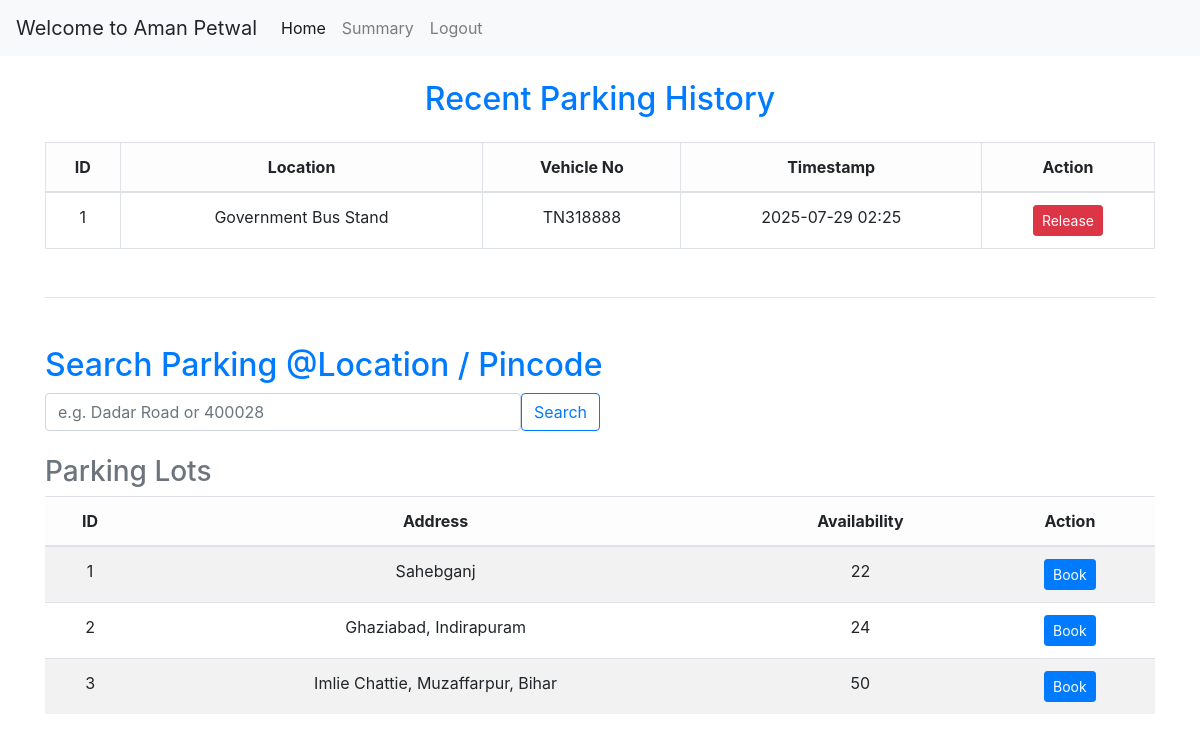
Page /user/dashboard (signed in) on the earlier database version.
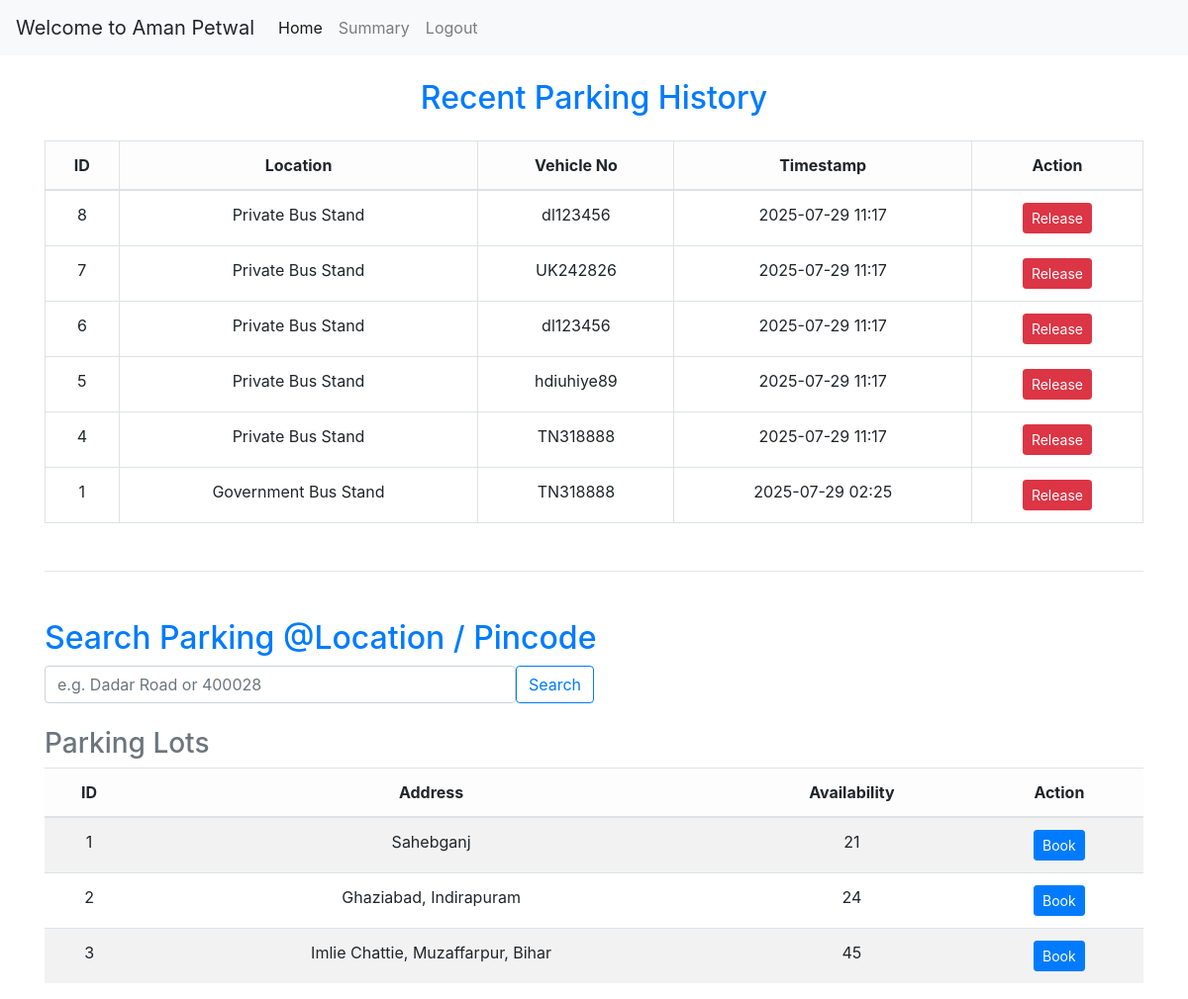
Same page on the later database version.
### app.py (models this page shows, shortened)
class User(UserMixin, db.Model):
    __tablename__='user'
    id = db.Column(db.Integer, primary_key=True)
    username = db.Column(db.String(50), unique = True, nullable = False)
    passhash = db.Column(db.String(100), nullable = False)
    fullname = db.Column(db.String(50), nullable = False)
    address = db.Column(db.String(200), nullable = False)
    pincode = db.Column(db.Integer, nullable = False)
    is_admin = db.Column(db.Boolean, nullable = False, default = False)
    @property
    def password(self):
        raise AttributeError("password is not an readable attribute")

class Parking_Lot(db.Model):
    __tablename__='parking_lot'
    id = db.Column(db.Integer, primary_key=True)
    prime_location_name = db.Column(db.String(200), nullable = False)
    price = db.Column(db.Float, nullable = False)
    address = db.Column(db.String(200), nullable = False)
    pincode = db.Column(db.Integer, nullable = False)
    maximum_no_of_spots = db.Column(db.Integer, nullable = False)
    spots = db.relationship('Parking_Spot', backref = 'parkinglot',lazy = True, cascade="all, delete-orphan")

class Reservation(db.Model):
    __tablename__='reservation'
    id = db.Column(db.Integer, primary_key=True)
    user_id = db.Column(db.Integer, db.ForeignKey('user.id'), nullable = False)
    spot_id = db.Column(db.Integer, db.ForeignKey('parking_spot.id'), nullable = False)
    vehicle_no = db.Column(db.String(12), nullable = False)
    start_time = db.Column(db.DateTime, nullable = False)
    end_time = db.Column(db.DateTime)
    parking_cost = db.Column(db.Float)

### app.py (the view)
@app.route('/user/dashboard')
@login_required
def user_dashboard():
    if current_user.is_admin:
        flash("Unauthorized Access")
        return redirect('/login')
    search_query = request.args.get('search', '').strip()
    if search_query:
        if search_query.isdigit():
            parking_lots = Parking_Lot.query.filter_by(pincode=int(search_query)).all()
        else:
            parking_lots = Parking_Lot.query.filter(
                Parking_Lot.prime_location_name.ilike(f"%{search_query}%")
            ).all()
    else:
        parking_lots = Parking_Lot.query.all()
    reservations = Reservation.query.filter_by(user_id=current_user.id)\
        .order_by(Reservation.start_time.desc()).all()
    user_reservations = []
    for res in reservations:
        spot = Parking_Spot.query.get(res.spot_id)
        lot = Parking_Lot.query.get(spot.lot_id)
        user_reservations.append({
            "id": res.id,
            "vehicle_no": res.vehicle_no,
            "start_time": res.start_time,
            "end_time": res.end_time,
            "parking_cost": res.parking_cost,
            "location_name": lot.prime_location_name
        })
    return render_template(
        'user_dashboard.html',
        parking_lots=parking_lots,
        user=current_user,
        reservations=user_reservations
    )

### app.py (called while the page is built)
@login_manager.user_loader
def load_user(user_id):
    return User.query.get(int(user_id))

### templates/user_dashboard.html (shortened to what this page needs)
{% extends "layout.html" %}
{% block content %}
{% include "nav.html" %}
<div class="container mt-4">
  <div class="text-center mb-4">
    <h2 class="text-primary">Recent Parking History</h2>
  </div>
  <table class="table table-bordered text-center">
    <thead class="table-light">
      <tr>
        <th>ID</th>
        <th>Location</th>
        <th>Vehicle No</th>
        <th>Timestamp</th>
        <th>Action</th>
      </tr>
    </thead>
    <tbody>
      {% for reservation in reservations %}
      <tr>
        <td>{{ reservation.id }}</td>
        <td>{{ reservation.location_name }}</td>
        <td>{{ reservation.vehicle_no }}</td>
        <td>{{ reservation.start_time.strftime('%Y-%m-%d %H:%M') }}</td>
        <td>
          {% if reservation.end_time is none %}
          <a href="/user/release/{{ reservation.id }}" class="btn btn-danger btn-sm">Release</a>
          {% else %}
          <span class="btn btn-success btn-sm disabled">Parked Out</span>
          {% endif %}
        </td>
      </tr>
      {% endfor %}
    </tbody>
  </table>
  <hr class="my-5">
  <div class="mb-4">
    <h2 class="text-primary">Search Parking @Location / Pincode</h2>
    <form method="GET" action="{{ url_for('user_dashboard') }}" class="d-flex w-50">
      <input type="text" name="search" class="form-control me-2" placeholder="e.g. Dadar Road or 400028">
      <button type="submit" class="btn btn-outline-primary">Search</button>
    </form>
  </div>
  <div class="mt-4">
    <h3 class="text-secondary">Parking Lots{% if request.args.get('search') %} @ {{ request.args.get('search') }}{% endif %}</h3>
    <table class="table table-striped text-center">
      <thead class="table-light">
        <tr>
          <th>ID</th>
          <th>Address</th>
          <th>Availability</th>
          <th>Action</th>
        </tr>
      </thead>
      <tbody>
        {% for lot in parking_lots %}
        <tr>
          <td>{{ lot.id }}</td>
          <td>{{ lot.address }}</td>
          <td>{{ lot.spots|selectattr('status', 'equalto', 'A')|list|length }}</td>
          <td><a href="/user/book/parking_spot/{{ lot.id }}" class="btn btn-primary btn-sm">Book</a></td>
        </tr>
        {% endfor %}
      </tbody>
    </table>
  </div>
</div>
{% endblock %}

### templates/layout.html (shortened to what this page needs)
<!DOCTYPE html>
<html lang="en">
<head>
    <link rel="stylesheet" href="https://cdn.jsdelivr.net/npm/bootstrap@4.1.3/dist/css/bootstrap.min.css"
>
</head>
<body>
    {% block content %}
    {% endblock %}
</body>
</html>

### templates/nav.html (shortened to what this page needs)
<nav class="navbar navbar-expand-lg navbar-light bg-light">
  {% if user.is_admin == 1 %}
  <a class="navbar-brand">Welcome to Admin</a>
  <button class="navbar-toggler" type="button" data-toggle="collapse" data-target="#navbarNavAltMarkup" aria-controls="navbarNavAltMarkup" aria-expanded="false" aria-label="Toggle navigation">
    <span class="navbar-toggler-icon"></span>
  </button>
  <div class="collapse navbar-collapse" id="navbarNavAltMarkup">
    <div class="navbar-nav">
      <a class="nav-item nav-link active" href="{{ url_for('admin_dashboard') }}">Home <span class="sr-only">(current)</span></a>
      <a class="nav-item nav-link" href="/admin/users">Users </a>
      <a class="nav-item nav-link" href="/admin/search">Search </a>
      <a class="nav-item nav-link" href="/admin/summary">Summary </a>
      <a class="nav-item nav-link" href="{{ url_for('login') }}">Logout </a>
    </div>
  </div>
  {% else %}
  <a class="navbar-brand">Welcome to {{ user.fullname }}</a>
  <div class="collapse navbar-collapse" id="navbarNavAltMarkup">
    <div class="navbar-nav">
      <a class="nav-item nav-link active" href="{{ url_for('user_dashboard') }}">Home <span class="sr-only">(current)</span></a>
      <a class="nav-item nav-link" href="/user/summary">Summary </a>
      <a class="nav-item nav-link" href="{{ url_for('login') }}">Logout </a>
    </div>
  </div>
  {% endif %}
</nav>

Differences in the rows shown:
changed Parking_Lot "Imlie Chattie, Muzaffarpur, Bihar": spots|selectattr "50" → "45"
added Reservation: vehicle_no "dl123456", start_time "2025-07-29 11:17"
added Reservation: vehicle_no "UK242826", start_time "2025-07-29 11:17"
added Reservation: vehicle_no "dl123456", start_time "2025-07-29 11:17"
added Reservation: vehicle_no "hdiuhiye89", start_time "2025-07-29 11:17"
added Reservation: vehicle_no "TN318888", start_time "2025-07-29 11:17"
computed for Parking_Lot "Sahebganj": spots|selectattr "22" → "21"
Other differences:
new list line: "8 Release"
new list line: "Private Bus Stand"
new list line: "7 Release"
new list line: "6 Release"
new list line: "5 Release"
new list line: "4 Release"
